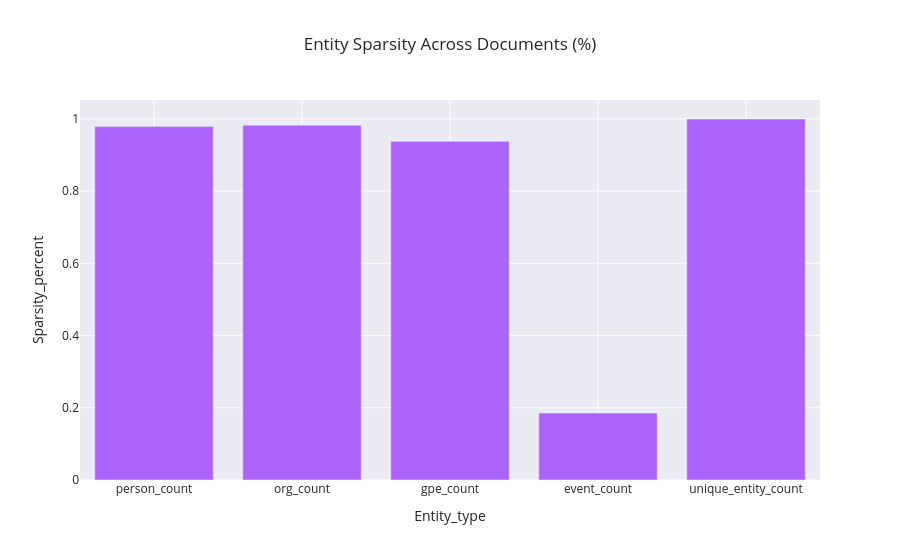

The code cell stored with this chart in its notebook:
### Code cell
## B] Entity Sparsity
sparsity = (df[ner_column] != 0).sum() / len(df)
sparsity = sparsity.reset_index()
sparsity.columns = ['Entity_type', 'Sparsity_percent']

fig5 = px.bar(
    sparsity,
    x='Entity_type', y='Sparsity_percent',
    title='Entity Sparsity Across Documents (%)',
    template='seaborn',
    color_discrete_sequence=['#AB63FA']
)
fig5.show()

### Figure 1 — Plotly figure (JSON) as saved in the notebook; plotly's stock layout.template omitted (floating-point values rounded to 4 significant figures)
{"data": [{"hovertemplate": "Entity_type=%{x}<br>Sparsity_percent=%{y}<extra></extra>", "legendgroup": "", "marker": {"color": "#AB63FA", "pattern": {"shape": ""}}, "name": "", "orientation": "v", "showlegend": false, "textposition": "auto", "type": "bar", "x": ["person_count", "org_count", "gpe_count", "event_count", "unique_entity_count"], "xaxis": "x", "y": [0.9791, 0.9823, 0.9378, 0.1853, 0.9996], "yaxis": "y"}], "layout": {"barmode": "relative", "legend": {"tracegroupgap": 0}, "title": {"text": "Entity Sparsity Across Documents (%)"}, "xaxis": {"anchor": "y", "domain": [0, 1], "title": {"text": "Entity_type"}}, "yaxis": {"anchor": "x", "domain": [0, 1], "title": {"text": "Sparsity_percent"}}}}
